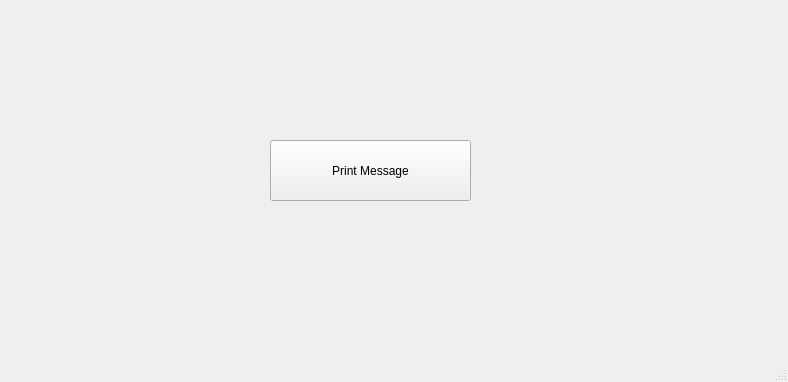
<?xml version="1.0" encoding="UTF-8"?>
<ui version="4.0">
 <class>MainWindow</class>
 <widget class="QMainWindow" name="MainWindow">
  <property name="geometry">
   <rect>
    <x>0</x>
    <y>0</y>
    <width>788</width>
    <height>382</height>
   </rect>
  </property>
  <property name="windowTitle">
   <string>MainWindow</string>
  </property>
  <widget class="QWidget" name="centralwidget">
   <widget class="QPushButton" name="pushButton">
    <property name="geometry">
     <rect>
      <x>270</x>
      <y>140</y>
      <width>201</width>
      <height>61</height>
     </rect>
    </property>
    <property name="text">
     <string>Print Message</string>
    </property>
   </widget>
  </widget>
  <widget class="QMenuBar" name="menubar">
   <property name="geometry">
    <rect>
     <x>0</x>
     <y>0</y>
     <width>788</width>
     <height>26</height>
    </rect>
   </property>
  </widget>
  <widget class="QStatusBar" name="statusbar"/>
 </widget>
 <resources/>
 <connections/>
</ui>
